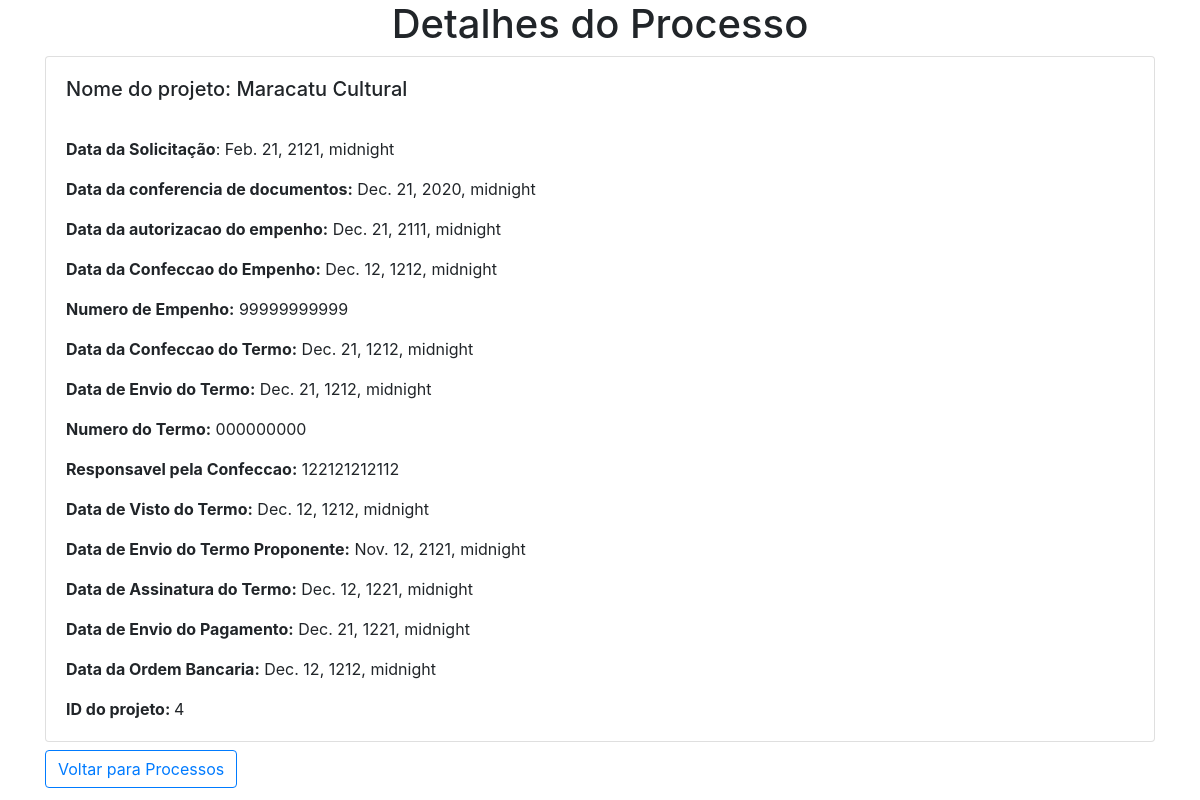
Screenshot of /view_processo/3/ (signed in) with the database file from the repository.
### app/models.py (models this page shows, shortened)
class Processo(models.Model):
    data_solicitacao = models.DateTimeField()
    data_conferencia_documentos = models.DateTimeField()
    data_autorizacao_empenho = models.DateTimeField()
    data_confeccao_empenho = models.DateTimeField()
    numero_empenho = models.CharField(max_length=30)
    data_confeccao_termo = models.DateTimeField()
    data_envio_termo = models.DateTimeField()
    numero_termo = models.CharField(max_length=30)
    responsavel_confeccao = models.CharField(max_length=100)
    data_visto_termo = models.DateTimeField()
    data_envio_term_proponente = models.DateTimeField()
    data_assinatura_termo = models.DateTimeField()
    data_envio_pagamento = models.DateTimeField()
    data_ordem_bancaria = models.DateTimeField()
    status_transacao = models.CharField(max_length=100)
    projeto = models.ForeignKey(Projeto, on_delete=models.CASCADE)

class Projeto(models.Model):
    numero_projeto = models.CharField(max_length=30)
    numero_sei = models.CharField(max_length=21)
    numero_parcela = models.CharField(max_length=20)
    valor_solicitado = models.FloatField()
    titulo_projeto = models.CharField(max_length=100)
    status_transacao = models.CharField(max_length=100)
    transacao = models.ForeignKey(Transacao, on_delete=models.CASCADE)
    def __str__(self):
        return self.titulo_projeto

### app/views.py (the view)
# urls.py: path("view_processo/<int:processo_id>/", view_processo, name="view_processo"),
@login_required
def view_processo(request, processo_id):
    processo = get_object_or_404(Processo, pk=processo_id)
    return render(request, 'view_processo.html', {'processo': processo})

### app/templates/view_processo.html (shortened to what this page needs)
<!DOCTYPE html>
<html lang="en">
<head>
    <link rel="stylesheet" href="https://stackpath.bootstrapcdn.com/bootstrap/4.1.3/css/bootstrap.min.css">
</head>
<body>
    <div class="container">
        <h1 class="text-center">Detalhes do Processo</h1>
        <div class="card">
            <div class="card-body">
                <h5 class="card-title">Nome do projeto: {{ processo.projeto }}</h5> <br>
                <p class="card-text"><strong>Data da Solicitação</strong>: {{ processo.data_solicitacao }}</p>
                <p class="card-text"><strong>Data da conferencia de documentos:</strong> {{ processo.data_conferencia_documentos }}</p>
                <p class="card-text"><strong>Data da autorizacao do empenho:</strong> {{ processo.data_autorizacao_empenho }}</p>
                <p class="card-text"><strong>Data da Confeccao do Empenho:</strong> {{ processo.data_confeccao_empenho }}</p>
                <p class="card-text"><strong>Numero de Empenho:</strong> {{ processo.numero_empenho }}</p>
                <p class="card-text"><strong>Data da Confeccao do Termo:</strong> {{ processo.data_confeccao_termo }}</p>
                <p class="card-text"><strong>Data de Envio do Termo:</strong> {{ processo.data_envio_termo }}</p>
                <p class="card-text"><strong>Numero do Termo:</strong> {{ processo.numero_termo }}</p>
                <p class="card-text"><strong>Responsavel pela Confeccao:</strong> {{ processo.responsavel_confeccao }}</p>
                <p class="card-text"><strong>Data de Visto do Termo:</strong> {{ processo.data_visto_termo }}</p>
                <p class="card-text"><strong>Data de Envio do Termo Proponente:</strong> {{ processo.data_envio_term_proponente }}</p>
                <p class="card-text"><strong>Data de Assinatura do Termo:</strong> {{ processo.data_assinatura_termo }}</p>
                <p class="card-text"><strong>Data de Envio do Pagamento:</strong> {{ processo.data_envio_pagamento }}</p>
                <p class="card-text"><strong>Data da Ordem Bancaria:</strong> {{ processo.data_ordem_bancaria }}</p>
                <p class="card-text"><strong>ID do projeto: </strong> {{ processo.projeto.id }}</p>
            </div>
        </div>
        <a href="{% url 'processo_html' %}" class="btn btn-outline-primary mt-2">
             Voltar para Processos
        </a>
    </div>
</body>
</html>

### rows the page displays
Processo: projeto "Maracatu Cultural", data_solicitacao "Feb. 21, 2121, midnight", data_conferencia_documentos "Dec. 21, 2020, midnight", data_autorizacao_empenho "Dec. 21, 2111, midnight", data_confeccao_empenho "Dec. 12, 1212, midnight", numero_empenho "99999999999", data_confeccao_termo "Dec. 21, 1212, midnight", data_envio_termo "Dec. 21, 1212, midnight", numero_termo "000000000", responsavel_confeccao "122121212112", data_visto_termo "Dec. 12, 1212, midnight", data_envio_term_proponente "Nov. 12, 2121, midnight", data_assinatura_termo "Dec. 12, 1221, midnight", data_envio_pagamento "Dec. 21, 1221, midnight", data_ordem_bancaria "Dec. 12, 1212, midnight", projeto.id "4"
